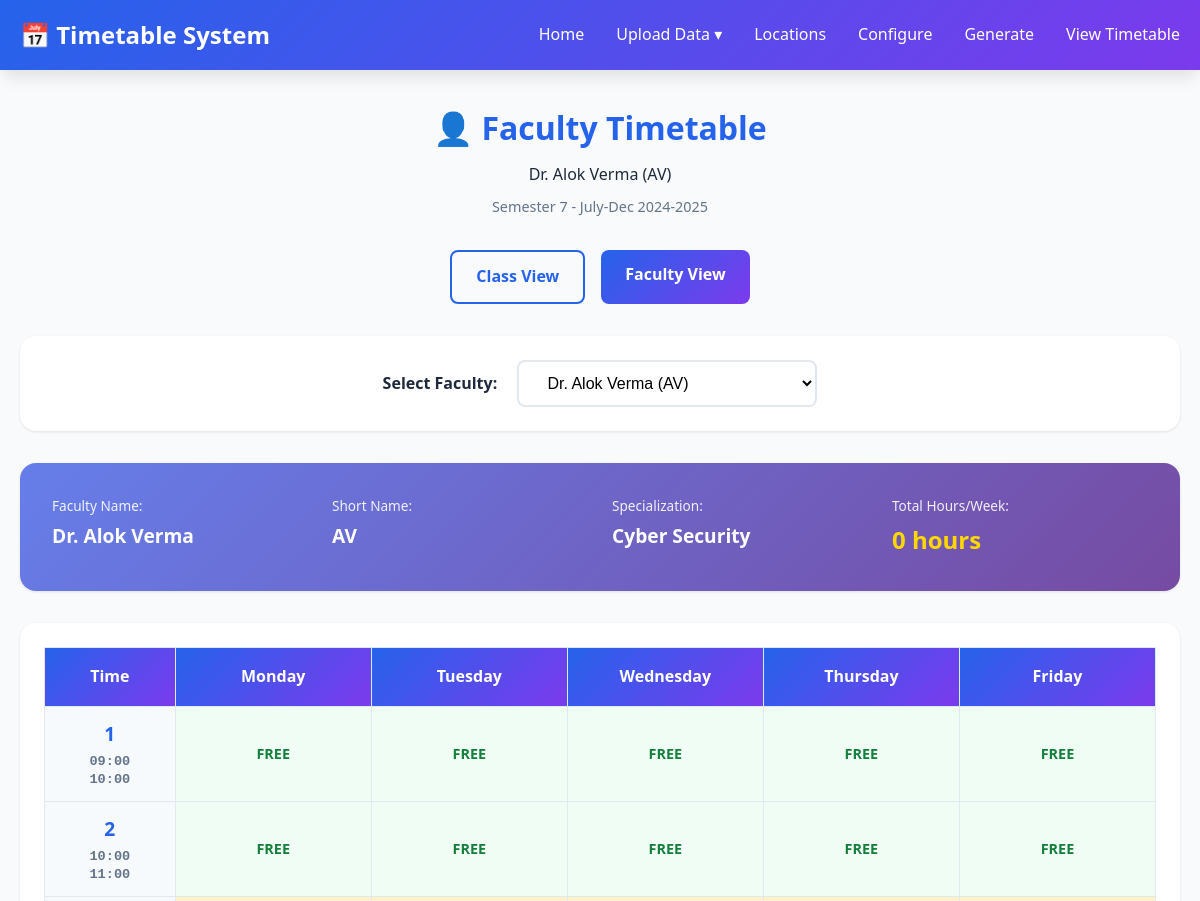
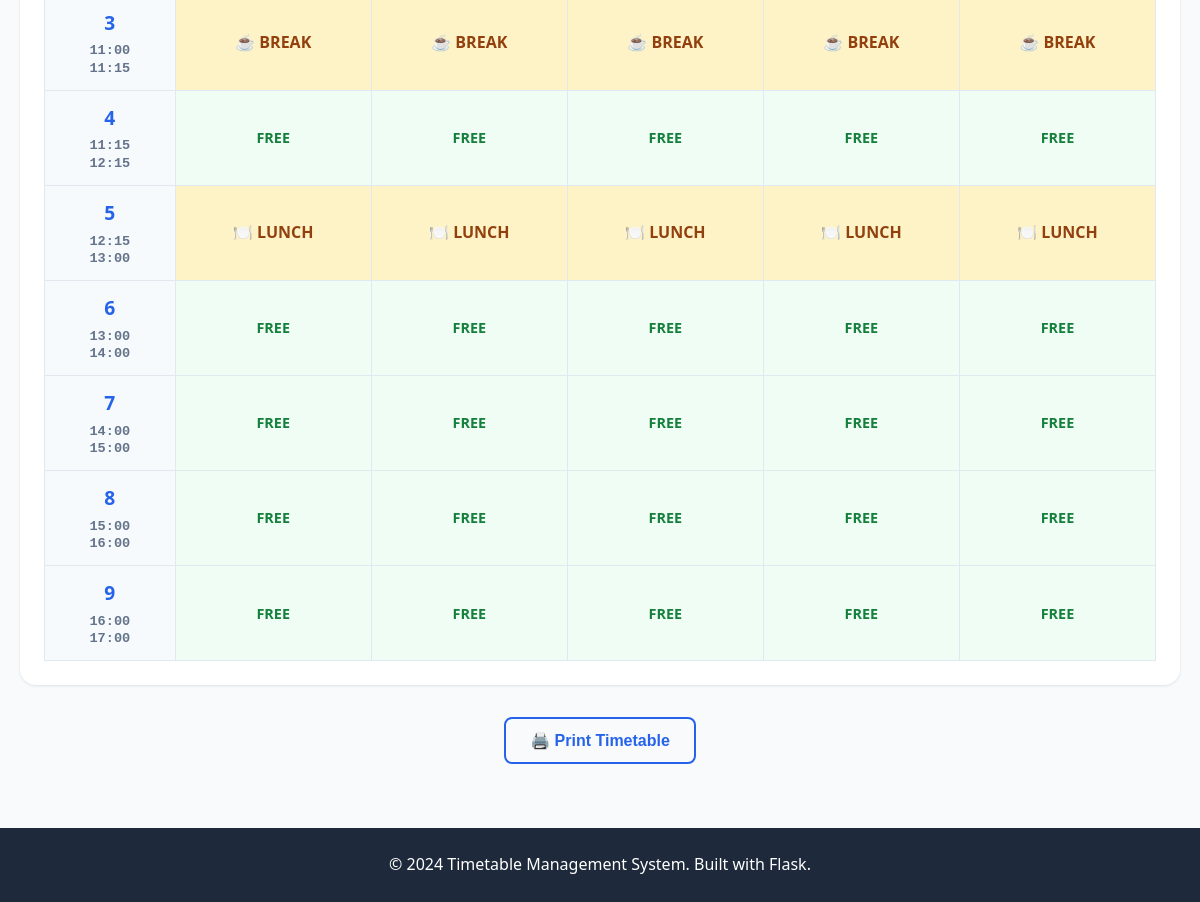
The app's page /timetable?type=faculty with its own data (2 pictures, top to bottom).
### tables this page shows
CREATE TABLE faculty (
            id INTEGER PRIMARY KEY AUTOINCREMENT,
            faculty_name TEXT NOT NULL,
            short_name TEXT NOT NULL UNIQUE,
            specialization TEXT,
            availability TEXT DEFAULT 'Mon,Tue,Wed,Thu,Fri,Sat',
            max_hours_per_week INTEGER DEFAULT 24,
            created_at TIMESTAMP DEFAULT CURRENT_TIMESTAMP
        );

CREATE TABLE academic_config (
            id INTEGER PRIMARY KEY AUTOINCREMENT,
            academic_year TEXT NOT NULL,
            term TEXT NOT NULL,
            semester INTEGER NOT NULL,
            working_days TEXT NOT NULL,
            shift_mode TEXT NOT NULL,
            shift_timings TEXT,
            created_at TIMESTAMP DEFAULT CURRENT_TIMESTAMP,
            is_active INTEGER DEFAULT 1
        );

### app.py (the view)
@app.route('/timetable')
def view_timetable():
    active_config = get_active_config()
    if not active_config:
        flash('Please configure academic settings first', 'error')
        return redirect(url_for('configure_page'))
    view_type = request.args.get('type', 'class')
    if view_type == 'class':
        if active_config['shift_mode'] == 'multi':
            timetable_data = get_class_timetable_multishift(active_config['id'])
        else:
            timetable_data = get_class_timetable_grid(active_config['id'])
        if not timetable_data:
            flash('No timetable data found', 'error')
            return redirect(url_for('generate_page'))
        stats = get_timetable_statistics(active_config['id'])
        if timetable_data.get('is_multi_shift'):
            return render_template('timetable_class.html',
                                 config=timetable_data['config'],
                                 days=timetable_data['days'],
                                 shifts=timetable_data['shifts'],
                                 is_multi_shift=True,
                                 stats=stats)
        else:
            return render_template('timetable_class.html',
                                 config=timetable_data['config'],
                                 days=timetable_data['days'],
                                 time_slots=timetable_data['time_slots'],
                                 is_multi_shift=False,
                                 stats=stats)
    else:  # Faculty view
        all_faculty = get_all_faculty_list()
        if not all_faculty:
            flash('No faculty found. Please upload faculty data first.', 'error')
            return redirect(url_for('upload_page'))
        faculty_id = request.args.get('faculty_id')
        if not faculty_id:
            faculty_id = all_faculty[0]['id']
        else:
            faculty_id = int(faculty_id)
        if active_config['shift_mode'] == 'multi':
            timetable_data = get_faculty_timetable_multishift(active_config['id'], faculty_id)
        else:
            timetable_data = get_faculty_timetable_grid(active_config['id'], faculty_id)
        if not timetable_data:
            flash('No timetable data found for this faculty', 'warning')
            return redirect(url_for('generate_page'))
        if timetable_data.get('is_multi_shift'):
            return render_template('timetable_faculty_grid.html',
                                 config=timetable_data['config'],
                                 faculty=timetable_data['faculty'],
                                 days=timetable_data['days'],
                                 shifts=timetable_data['shifts'],
                                 is_multi_shift=True,
                                 total_hours=timetable_data['total_hours'],
                                 all_faculty=all_faculty)
        else:
            return render_template('timetable_faculty_grid.html',
                                 config=timetable_data['config'],
                                 faculty=timetable_data['faculty'],
                                 days=timetable_data['days'],
                                 time_slots=timetable_data['time_slots'],
                                 is_multi_shift=False,
                                 total_hours=timetable_data['total_hours'],
                                 all_faculty=all_faculty)

### database/db_setup.py (called while the page is built)
def get_connection():
    os.makedirs('database', exist_ok=True)
    conn = sqlite3.connect(DATABASE_PATH)
    conn.row_factory = sqlite3.Row  # Access columns by name
    return conn

### services/config_service.py (called while the page is built)
def get_active_config():
    conn = get_connection()
    cursor = conn.cursor()
    cursor.execute('SELECT * FROM academic_config WHERE is_active = 1 ORDER BY id DESC LIMIT 1')
    row = cursor.fetchone()
    conn.close()
    if row:
        config = dict(row)
        config['shift_timings'] = json.loads(config['shift_timings'])
        return config
    return None

### services/timetable_service.py (called while the page is built)
def get_all_faculty_list():
    conn = get_connection()
    cursor = conn.cursor()
    cursor.execute('''
        SELECT id, faculty_name, short_name
        FROM faculty
        ORDER BY faculty_name
    ''')
    faculty_list = [dict(row) for row in cursor.fetchall()]
    conn.close()
    return faculty_list

### templates/timetable_faculty_grid.html (shortened to what this page needs)
{% extends "base.html" %}
{% block content %}
<div class="page-header">
    <h1>👤 Faculty Timetable</h1>
    <p>{{ faculty.faculty_name }} ({{ faculty.short_name }})</p>
    <p class="semester-info">Semester {{ config.semester }} - {{ config.term }} {{ config.academic_year }}</p>
</div>
<div class="view-switcher">
    <a href="{{ url_for('view_timetable', type='class') }}" class="btn btn-secondary">Class View</a>
    <a href="{{ url_for('view_timetable', type='faculty') }}" class="btn btn-primary">Faculty View</a>
</div>
<div class="faculty-selector">
    <label for="faculty-select">Select Faculty:</label>
    <select id="faculty-select" onchange="changeFaculty(this.value)">
        {% for fac in all_faculty %}
        <option value="{{ fac.id }}" {% if fac.id == faculty.id %}selected{% endif %}>
            {{ fac.faculty_name }} ({{ fac.short_name }})
        </option>
        {% endfor %}
    </select>
</div>
<div class="faculty-info-card">
    <div class="info-item">
        <span class="label">Faculty Name:</span>
        <span class="value">{{ faculty.faculty_name }}</span>
    </div>
    <div class="info-item">
        <span class="label">Short Name:</span>
        <span class="value">{{ faculty.short_name }}</span>
    </div>
    <div class="info-item">
        <span class="label">Specialization:</span>
        <span class="value">{{ faculty.specialization }}</span>
    </div>
    <div class="info-item">
        <span class="label">Total Hours/Week:</span>
        <span class="value highlight">{{ total_hours }} hours</span>
    </div>
</div>
{% if is_multi_shift %}
    {% for shift in shifts %}
    <div class="shift-container">
        <div class="shift-header">
            <h2>{{ shift.name }}</h2>
            <p>⏰ {{ shift.start_time }} - {{ shift.end_time }}</p>
        </div>
        <div class="timetable-grid-container">
            <table class="timetable-grid">
                <thead>
                    <tr>
                        <th class="time-header">Time</th>
                        {% for day in days %}
                        <th class="day-header">{{ day }}</th>
                        {% endfor %}
                    </tr>
                </thead>
                <tbody>
                    {% for slot in shift.time_slots %}
                    <tr>
                        <td class="time-cell">
                            <div class="slot-number">{{ loop.index }}</div>
                            <div class="time-range">
                                {{ slot.start_time }}<br>{{ slot.end_time }}
                            </div>
                        </td>
                        {% for day in days %}
                            {% set cell = slot.days[day] %}
                            {% if cell.is_break %}
                                <td class="break-cell">
                                    ☕ BREAK
                                </td>
                            {% elif cell.subject_code %}
                                <td class="subject-cell {% if cell.slot_type == 'lab' %}lab-cell{% endif %}">
                                    <div class="subject-code">{{ cell.subject_code }}</div>
                                    <div class="subject-name">{{ cell.subject_name }}</div>
                                    {% if cell.slot_type == 'lab' %}
                                        <span class="lab-badge">🔬 LAB</span>
                                    {% else %}
                                        <span class="lecture-badge">📚 LECTURE</span>
                                    {% endif %}
                                </td>
                            {% else %}
                                <td class="free-cell">FREE</td>
                            {% endif %}
                        {% endfor %}
                    </tr>
                    {% endfor %}
                </tbody>
            </table>
        </div>
    </div>
    {% endfor %}
{% else %}
    <div class="timetable-grid-container">
        <table class="timetable-grid">
            <thead>
                <tr>
                    <th class="time-header">Time</th>
                    {% for day in days %}
                    <th class="day-header">{{ day }}</th>
                    {% endfor %}
                </tr>
            </thead>
            <tbody>
                {% for slot in time_slots %}
                <tr>
                    <td class="time-cell">
                        <div class="slot-number">{{ slot.slot_number }}</div>
                        <div class="time-range">
                            {{ slot.start_time }}<br>{{ slot.end_time }}
                        </div>
                    </td>
                    {% for day in days %}
                        {% set cell = slot.days[day] %}
                        {% if cell.is_break %}
                            <td class="break-cell">
                                {% if slot.slot_number == 5 %}
                                    🍽️ LUNCH
                                {% else %}
                                    ☕ BREAK
                                {% endif %}
                            </td>
                        {% else %}
                            <td class="free-cell">FREE</td>
                        {% endif %}
                    {% endfor %}
                </tr>
                {% endfor %}
            </tbody>
        </table>
    </div>
{% endif %}
<div class="action-buttons">
    <button onclick="window.print()" class="btn btn-secondary">🖨️ Print Timetable</button>
</div>
{% endblock %}

### static/css/style.css (style rules this page uses)
* { margin: 0; padding: 0; box-sizing: border-box; }
:root { --primary-color: #2563eb; --secondary-color: #7c3aed; --success-color: #10b981; --warning-color: #f59e0b; --error-color: #ef4444; --info-color: #3b82f6; --bg-color: #f8fafc; --card-bg: #ffffff; --text-primary: #1e293b; --text-secondary: #64748b; --border-color: #e2e8f0; --shadow: 0 1px 3px rgba(0, 0, 0, 0.1); --shadow-lg: 0 10px 15px -3px rgba(0, 0, 0, 0.1); }
body { font-family: 'Segoe UI', Tahoma, Geneva, Verdana, sans-serif; background-color: var(--bg-color); color: var(--text-primary); line-height: 1.6; min-height: 100vh; display: flex; flex-direction: column; }
.btn { display: inline-block; padding: 0.75rem 1.5rem; border-radius: 0.5rem; text-decoration: none; font-weight: 600; transition: all 0.3s; border: none; cursor: pointer; font-size: 1rem; }
.btn-primary { background: linear-gradient(135deg, var(--primary-color), var(--secondary-color)); color: white; }
.btn-secondary { background: var(--bg-color); color: var(--primary-color); border: 2px solid var(--primary-color); }
.action-buttons { display: flex; justify-content: center; gap: 1rem; flex-wrap: wrap; }
.page-header { text-align: center; margin-bottom: 2rem; }
.page-header h1 { font-size: 2rem; color: var(--primary-color); margin-bottom: 0.5rem; }

### templates/timetable_faculty_grid.html (style rules this page uses)
.page-header { text-align: center; margin-bottom: 1rem; }
.semester-info { font-size: 0.9rem; color: var(--text-secondary); margin-top: 0.5rem; }
.view-switcher { text-align: center; margin: 2rem 0; display: flex; gap: 1rem; justify-content: center; }
.faculty-selector { background: var(--card-bg); padding: 1.5rem; border-radius: 1rem; box-shadow: var(--shadow); margin-bottom: 2rem; text-align: center; }
.faculty-selector label { font-weight: 600; margin-right: 1rem; color: var(--text-primary); }
.faculty-selector select { padding: 0.75rem 1.5rem; border: 2px solid var(--border-color); border-radius: 0.5rem; font-size: 1rem; min-width: 300px; cursor: pointer; background: white; }
.faculty-info-card { background: linear-gradient(135deg, #667eea 0%, #764ba2 100%); color: white; padding: 2rem; border-radius: 1rem; box-shadow: var(--shadow); margin-bottom: 2rem; display: grid; grid-template-columns: repeat(auto-fit, minmax(200px, 1fr)); gap: 1.5rem; }
.info-item { display: flex; flex-direction: column; }
.info-item .label { font-size: 0.85rem; opacity: 0.9; margin-bottom: 0.25rem; }
.info-item .value { font-size: 1.2rem; font-weight: 600; }
.info-item .value.highlight { font-size: 1.5rem; color: #ffd700; }
.timetable-grid-container { background: var(--card-bg); padding: 1.5rem; border-radius: 1rem; box-shadow: var(--shadow); overflow-x: auto; margin-bottom: 2rem; }
.timetable-grid { width: 100%; border-collapse: collapse; min-width: 1000px; }
.timetable-grid th { background: linear-gradient(135deg, var(--primary-color), var(--secondary-color)); color: white; padding: 1rem; font-weight: 600; text-align: center; border: 1px solid var(--border-color); }
.time-header { min-width: 100px; }
.day-header { min-width: 150px; }
.timetable-grid td { padding: 0.75rem; border: 1px solid var(--border-color); text-align: center; vertical-align: middle; }
.time-cell { background: #f7fafc; font-weight: 600; color: #4a5568; }
.slot-number { font-size: 1.2rem; font-weight: 700; color: var(--primary-color); margin-bottom: 0.25rem; }
.time-range { font-size: 0.85rem; font-family: monospace; color: #64748b; line-height: 1.3; }
.break-cell { background: #fef3c7; font-weight: 700; color: #92400e; font-size: 1rem; }
.free-cell { background: #f0fdf4; color: #15803d; font-weight: 600; font-size: 0.9rem; }
.action-buttons { text-align: center; margin: 2rem 0; }

### records on screen
faculty: faculty_name "Dr. Alok Verma", short_name "AV", specialization "Cyber Security"
academic_config: semester "7", term "July-Dec", academic_year "2024-2025"

### other values on screen
{{ total_hours }} "0"
{{ day }} "Monday" "Tuesday" "Wednesday" "Thursday" "Friday"
{{ slot.slot_number }} "1" "2" "3" "4" "5" "6" "7" "8" "9"
{{ slot.start_time }} "09:00" "10:00" "11:00" "11:15" "12:15" "13:00" "14:00" "15:00" "16:00"
{{ slot.end_time }} "10:00" "11:00" "11:15" "12:15" "13:00" "14:00" "15:00" "16:00" "17:00"
form field value "Dr. Alok Verma (AV)"
